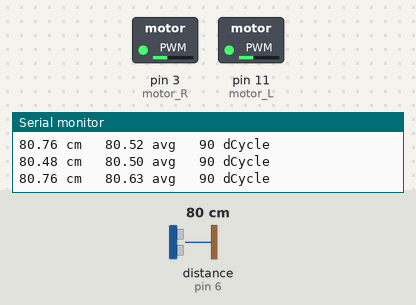
The sketch below on a simulated Arduino Uno, built with avr-gcc and run on an emulated ATmega328P. Shown: switched loads named in the sketch (green lamp = pin HIGH), the last lines printed to the serial monitor. Wiring (inferred from the names in the program): ultrasonic range finder: trigger pin 5; echo pin 6. Dashed ring = blinking. Inputs (shaded band) come from the test bench; at power-on: distance to the obstacle (sensor on pin 6) 80 cm. The echo pulse lasts 58.3 µs per cm; pins used as bus, display or sensor lines are not drawn.

Above: at 1.2 s.
1.3 s: distance to the obstacle (sensor on pin 6) set to 299 cm
At 2.6 s:
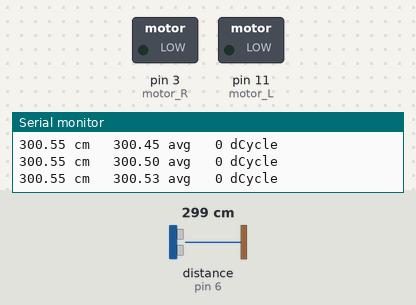
4.3 s: distance to the obstacle (sensor on pin 6) set to 32 cm
At 4.61 s:
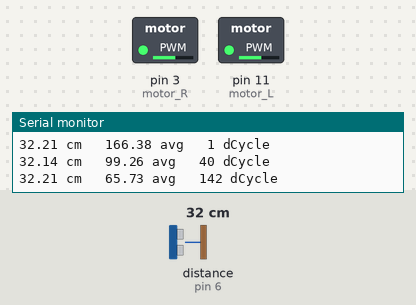
7.3 s: distance to the obstacle (sensor on pin 6) set to 38 cm
10.3 s: distance to the obstacle (sensor on pin 6) set to 2 cm
At 10.71 s:
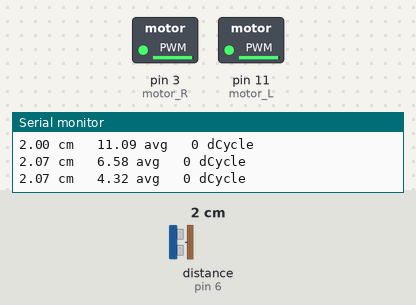
Timing chart, 0 to 14.3 s (numbered marks = the images above; inputs shaded):
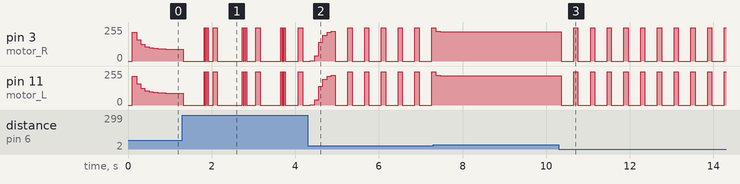

The sketch:

usound_navigational_support__tanh_loop.ino
```cpp
#include <math.h>

unsigned int flag_FAR  = 0;
unsigned int flag_NEAR = 0;

// two motors
const int echo = 6;
const int trig = 5;

// single motor
//const int echo = 9;
//const int trig = 6;
const int motor_L = 11;
const int motor_R = 3;

long duration, distance;
int dutyCycle  = 0;

float alpha = 0.5; // exponential smoothing constant
float average_cm = 0; // initialization @ generic distance

// Anything over 400 cm (23200 us pulse) is "out of range"
const unsigned int MAX_DIST = 23200;

unsigned long previousMillis = 0;
const long interval = 100;
unsigned int counts = 0;

signed int beat_out = 250;

void setup() {
  //TCCR2B=(TCCR2B&0xF8) | 2;
  pinMode(motor_L, OUTPUT);
  digitalWrite(motor_L, LOW);

  pinMode(motor_R, OUTPUT);
  digitalWrite(motor_R, LOW);

  pinMode(echo,INPUT);

  pinMode(trig,OUTPUT);
  digitalWrite(trig, LOW);

  Serial.begin(9600);

}

void loop() {
  unsigned long currentMillis = millis();
  unsigned long t1;
  unsigned long t2;
  unsigned long pulse_width;
  float cm;

  if (currentMillis-previousMillis >= interval) {
    counts += 1;
    // Hold the trigger pin high for at least 10 us
    digitalWrite(trig,HIGH);
    delayMicroseconds(10);
    digitalWrite(trig,LOW);

    // Wait for pulse on echo pin
    while (digitalRead(echo) == 0);

    // Measure how long the echo pin was held high (pulse width)
    // Note: the micros() counter will overflow after ~70 min
    t1 = micros();
    while (digitalRead(echo) == 1);
    t2 = micros();
    pulse_width = t2-t1;

    if ( pulse_width > MAX_DIST ) {
      cm = 400;
    } else {
      cm = pulse_width/58.0;
    }
    average_cm = alpha*cm+(1-alpha)*average_cm;    //exponential smoothing

    if(average_cm <= 200 && average_cm > 35){
      //dutyCycle=round(255-1.7*average_cm);
      dutyCycle=round(127+127*((exp(-(average_cm-70)/35)-exp((average_cm-70)/35))/(exp(-(average_cm-70)/35)+exp((average_cm-70)/35))));
      //dutyCycle=round(296-1.48*average_cm);
      dutyCycle = constrain(dutyCycle,0,255);
      analogWrite(motor_L,dutyCycle);
      analogWrite(motor_R,dutyCycle);

    } else if (average_cm <= 35 && (counts % 2) == 0) {
      beat_out = beat_out*(-1);
      analogWrite(motor_L,constrain(beat_out,0,250));
      analogWrite(motor_R,constrain(beat_out,0,250));

    } else if (average_cm > 150 && (counts % 5) == 0) {
      beat_out = beat_out*(-1);
      analogWrite(motor_L,constrain(beat_out,0,250));
      analogWrite(motor_R,constrain(beat_out,0,250));

    } else if (average_cm > 250 && (counts % 9) == 0) {
      //beat_out = beat_out*(-1);
      analogWrite(motor_L,250);
      analogWrite(motor_R,250);
      delay(20);
      analogWrite(motor_L,0);
      analogWrite(motor_R,0);
      delay(20);
      analogWrite(motor_L,250);
      analogWrite(motor_R,250);
      delay(20);
      analogWrite(motor_L,0);
      analogWrite(motor_R,0);
      delay(20);
      analogWrite(motor_L,250);
      analogWrite(motor_R,250);
      delay(20);
      analogWrite(motor_L,0);
      analogWrite(motor_R,0);

    } else {
      dutyCycle = 0;
      analogWrite(motor_L,dutyCycle);
      analogWrite(motor_R,dutyCycle);
    }

    Serial.print(cm);
    Serial.print(" cm \t");
    Serial.print(average_cm);
    Serial.print(" avg \t");
    Serial.print(dutyCycle);
    Serial.println(" dCycle");
    previousMillis = currentMillis;
  }
}
```

Measured:
- after the input at 10.3 s, pin 3 (motor_R), pin 11 (motor_L): alternates 250/255 for 0.10 s and 0/255 for 0.30 s, starting after 0.06 s
